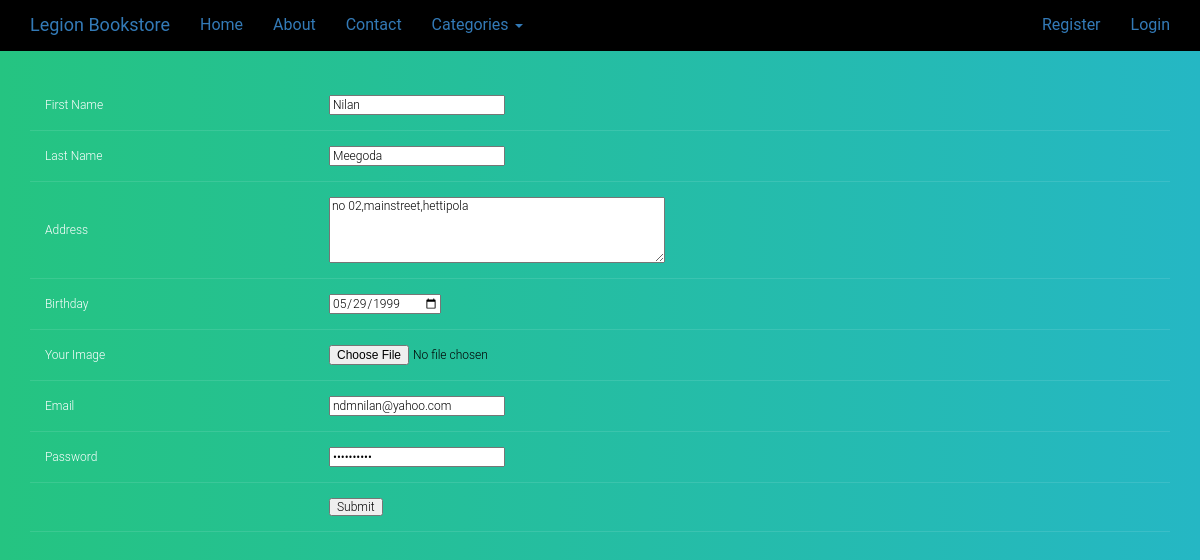
Screenshot of /member-registration.php?id=3 with the database file from the repository.
### tables this page shows
CREATE TABLE `customer` (
  `customerID` int(11) NOT NULL,
  `f_name` varchar(20) NOT NULL,
  `l_name` varchar(20) NOT NULL,
  `addressity` varchar(100) NOT NULL,
  `birthday` date NOT NULL,
  `customerimg` varchar(100) NOT NULL,
  `Email` varchar(40) NOT NULL,
  `Password` varchar(40) NOT NULL
);

### member-registration.php (the view, shortened to what this page needs)
<!DOCTYPE html PUBLIC "-//W3C//DTD XHTML 1.0 Transitional//EN" "http://www.w3.org/TR/xhtml1/DTD/xhtml1-transitional.dtd">
<html xmlns="http://www.w3.org/1999/xhtml">
     <head>
        <link href="bootstrap/css/bootstrap.min.css" rel="stylesheet"  media="screen">
        <link rel="stylesheet" href="css/tablecss/css/reset.css">
        <link rel="stylesheet" href="css/tablecss/css/style.css">
    </head>
    <body>
     <?php include './template/header.php'; ?>
        <?php
        include 'dbconfig.php';
        $id = isset($_REQUEST['id']) ? $_REQUEST['id'] : "";
        $firstname = "";
        $address = "";
        $email = "";
		$lastname = "";
		$birthday="";
		$passw="";
        $sql = "SELECT * FROM customer WHERE customerID='" . $id . "'";
        $result = $conn->query($sql);
        if ($result->num_rows > 0) {
            while ($row = $result->fetch_assoc()) {
                $firstname = $row["f_name"];
                $address = $row["addressity"];
                $email = $row["Email"];
				$lastname =$row["l_name"];
				$birthday=$row["birthday"];
				$passw=$row["Password"];
            }
        }
        ?>
        <div class="container" style="margin-top:80px" align="center">
        <form action="logic/save-Member.php" method="post" enctype="multipart/form-data">
          <table width="600" height="318" border="1" cellpadding="5" cellspacing="0">
            <tr>
              <td width="143">First Name</td>
              <td width="431"><font color="#000000">
                <input type="text"  value="<?php echo $firstname; ?>" name="firstname" id="firstname" /></font>
              </td>
            </tr>
            <tr>
              <td>Last Name</td>
              <td><font color="#000000"> <input type="text" value="<?php echo $lastname; ?>" name="lastname" id="lastname" /></font></td>
            </tr>
            <tr>
              <td>Address</td>
              <td><font color="#000000"> <textarea name="address"    id="address" cols="45" rows="5"><?php echo $address; ?></textarea></font></td>
            </tr>
            <tr>
              <td>Birthday</td>
              <td><font color="#000000"> <input type="date" value="<?php echo $birthday; ?>" name="birthday" id="birthday" /></font></td>
            </tr>
            <tr>
              <td>Your Image</td>
              <td><font color="#000000"> <input type="file"  id="upload_file" value="upload_file"  name="upload_file"  />
  			  </font>
				</td>
            </tr>
            <tr>
              <td>Email</td>
              <td><font color="#000000"> <input type="email" value="<?php echo $email; ?>" name="email" id="email" /></font></td>
            </tr>
            <tr>
              <td>Password</td>
              <td><font color="#000000"> <input type="password"  value="<?php echo $passw; ?>" name="passwo" id="passwo" /></font></td>
            </tr>
            <tr>
              <td>&nbsp;</td>
              <td><font color="#000000">
                        <input type="submit" name="submit_image" id="button" value="Submit" /></font>
              </td>
            </tr>
          </table>
        </form>
       </div>
    </body>
</html>

### css/tablecss/css/style.css (style rules this page uses)
table { width:100%; table-layout: fixed; }
td { padding: 15px; text-align: left; vertical-align:middle; font-weight: 300; font-size: 12px; color: #fff; border-bottom: solid 1px rgba(255,255,255,0.1); }
body { background: -webkit-linear-gradient(left, #25c481, #25b7c4); background: linear-gradient(to right, #25c481, #25b7c4); font-family: 'Roboto', sans-serif; }

### rows the page displays
customer: firstname "Nilan", lastname "Meegoda", address "no 02,mainstreet,hettipola", birthday "05/29/1999", email "ndmnilan@yahoo.com"
